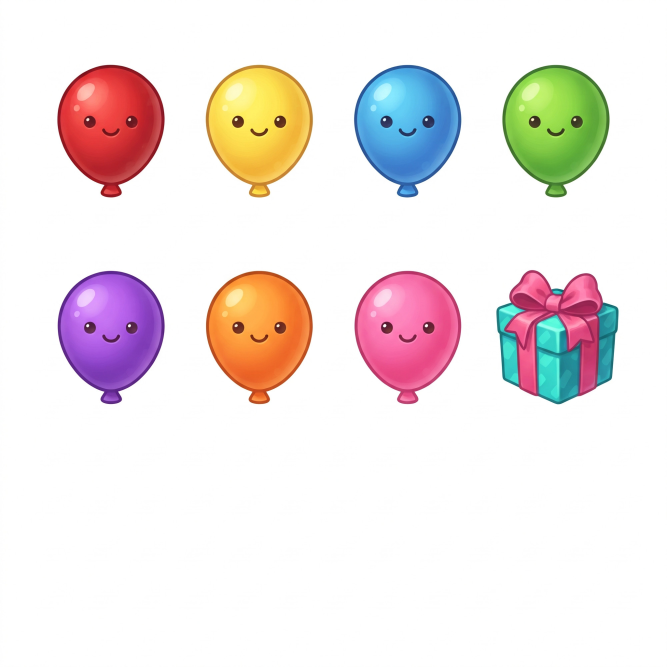
#> input picture godot/art_src/props_balloons.jpg, 2000 x 2000 px, found by its file name (shown at 1/3 size)
$ python make_balloons.py
#> lines starting #> are read from the running program, lines starting #| are printed output that depends on the picture; after the words box and inside, x2 and y2 are one past the last pixel; in counts of white or black regions, pixels touching at a corner belong together
### godot/tools/make_props.py
#!/usr/bin/env python3
"""Turns the generated prop sheets into drop-in replacements for drawn SVG art.

Each piece cut from a sheet (see cutout.py) is fitted into the box the old SVG
drawing filled on its canvas and saved as art/p/<name>.png at the same canvas
size, so World.tex(name) can hand it out in place of art/<name>.svg without any
caller changing its scale or offset. New props without an SVG get their own
canvas. Run from godot/:  python3 tools/make_props.py
"""
import subprocess
import sys
import tempfile
from pathlib import Path

import numpy as np
from PIL import Image

SRC = Path('art_src')
OUT = Path('art/p')
# old drawing boxes on their canvas: name -> (canvas w, h, box x, y, w, h)  (measured in Godot)
BOX = {
    'tree': (512, 512, 35, 12, 437, 458), 'bush': (512, 512, 61, 133, 400, 342),
    'cloud': (512, 512, 62, 124, 419, 222),
    'cake_cherry': (512, 512, 106, 55, 328, 401), 'cake_heart': (512, 512, 70, 113, 372, 333),
    'cake_star': (512, 512, 36, 34, 440, 412), 'cake_macaron': (512, 512, 92, 135, 328, 242),
    'food_cookie': (512, 512, 76, 84, 360, 344), 'cake_candle': (512, 512, 212, 75, 88, 399),
    'cake_flame': (512, 512, 180, 40, 152, 300), 'cake_stand': (512, 300, 9, 35, 494, 249),
    'cake_shaker': (512, 512, 144, 64, 224, 392),
    'garden_can': (512, 512, 0, 131, 401, 313), 'garden_soil': (512, 256, 30, 61, 452, 179),
    'garden_seed': (128, 128, 30, 17, 68, 96), 'garden_bee': (256, 256, 14, 13, 216, 205),
    'mouth_smile': (512, 512, 141, 211, 230, 101), 'mouth_open': (512, 512, 141, 201, 230, 131),
    'mouth_o': (512, 512, 181, 171, 150, 182), 'mouth_grin': (512, 512, 101, 191, 310, 168),
    'cheek': (512, 512, 67, 136, 378, 239),
    'food_apple': (512, 512, 85, 56, 342, 374), 'food_carrot': (512, 512, 148, 16, 218, 440),
    'food_banana': (512, 512, 96, 140, 340, 232), 'food_strawberry': (512, 512, 89, 130, 334, 326),
    'food_cheese': (512, 512, 84, 134, 352, 252), 'food_grapes': (512, 512, 112, 33, 282, 405),
    'food_fish': (512, 512, 84, 171, 382, 170), 'food_bone': (512, 512, 122, 85, 281, 288),
    # new props: canvas = the piece itself, bottom-centred
    'tree_blossom': (512, 512, 35, 12, 437, 458),
    'shroom_red': (256, 256, 28, 20, 200, 216), 'shroom_brown': (256, 256, 28, 20, 200, 216),
    'rock': (512, 512, 16, 120, 480, 340), 'clump_a': (512, 512, 30, 60, 452, 400),
    'clump_b': (512, 512, 30, 60, 452, 400),
}
BOTTOM = {'tree', 'tree_blossom', 'bush', 'cake_candle', 'garden_soil', 'shroom_red', 'shroom_brown',
          'rock', 'clump_a', 'clump_b', 'cake_stand'}
# fill the old box's height even if wider: the candle's flame is placed by its top
FULL_HEIGHT = {'cake_candle'}
# sheet, key, min-area, {piece index: name}
SHEETS = [
    ('props_cake', 'green', '0.0005', {1: '-', 2: 'cake_stand', 3: 'cake_candle', 4: 'cake_flame', 5: 'cake_cherry',
                                       6: 'cake_heart', 7: 'cake_star', 8: 'cake_macaron', 9: 'food_cookie_mac',
                                       10: 'cake_shaker'}),
    ('props_garden', 'magenta', '0.0015', {0: 'garden_can', 1: 'garden_soil', 2: 'garden_seed', 10: 'garden_bee'}),
    ('props_scenery', 'magenta', '0.0015', {0: 'tree', 1: 'tree_blossom', 2: 'bush', 3: 'cloud', 4: 'shroom_brown',
                                            5: 'shroom_red', 6: 'clump_a', 7: 'rock', 8: 'clump_b'}),
    ('props_food', 'magenta strict', '0.0015', {0: 'food_carrot', 1: 'food_apple', 2: 'food_banana', 3: 'food_strawberry',
                                                 4: 'food_cookie', 5: 'food_cheese', 6: 'food_grapes', 7: 'food_fish',
                                                 8: 'food_bone'}),
    ('mouths', 'green', '0.0015', {0: 'cheek', 1: 'mouth_smile', 4: 'mouth_open', 6: 'mouth_o', 8: 'mouth_grin'}),
]


# [15 lines left out: functions cut, strip_flame, not called in this run]


def fit(im: Image.Image, name: str) -> Image.Image:
    cw, ch, bx, by, bw, bh = BOX[name]
    s = min(bw / im.width, bh / im.height)
    if name in FULL_HEIGHT:
        s = bh / im.height
    w, h = max(1, round(im.width * s)), max(1, round(im.height * s))
    piece = im.resize((w, h), Image.LANCZOS)
    canvas = Image.new('RGBA', (cw, ch), (0, 0, 0, 0))
    x = bx + (bw - w) // 2
    y = by + bh - h if name in BOTTOM else by + (bh - h) // 2
    canvas.alpha_composite(piece, (x, y))
    return canvas


# [13 lines left out: function main, not called in this run]


# [2 lines that do not run on import are left out]

### godot/tools/make_balloons.py
#!/usr/bin/env python3
"""The balloon sheet came on white, not a key colour, and every balloon has a
face painted on. This cuts the pieces out by flooding the white in from the
edges (the dark outlines stop it), wipes the face off one balloon, turns it to
grey so the game can tint it any colour while keeping the painted shine, and
saves it with the gift box as art/p/balloon.png and art/p/present.png.
Run from godot/:  python3 tools/make_balloons.py
"""
import numpy as np
from PIL import Image
from scipy import ndimage

import make_props

im = np.asarray(Image.open('art_src/props_balloons.jpg').convert('RGB')).astype(np.float32)
white = (im.min(axis=2) > 225) & (im.max(axis=2) - im.min(axis=2) < 25)
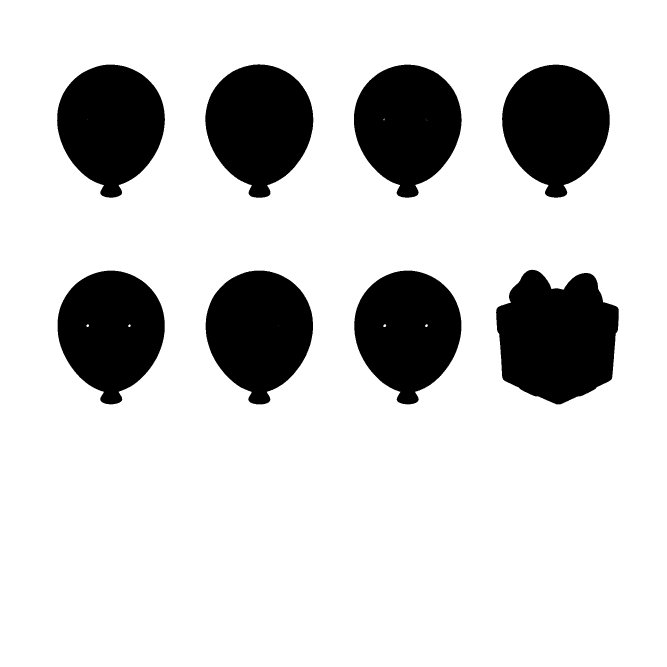
#> white: shape (2000, 2000) bool (shown at 1/3 size); 81% white; 8 black regions, largest, box (x1, y1, x2, y2) and area: (1488, 809, 1856, 1213) 112648, (616, 193, 940, 593) 92899, (617, 812, 939, 1213) 92801
lab, _ = ndimage.label(white)
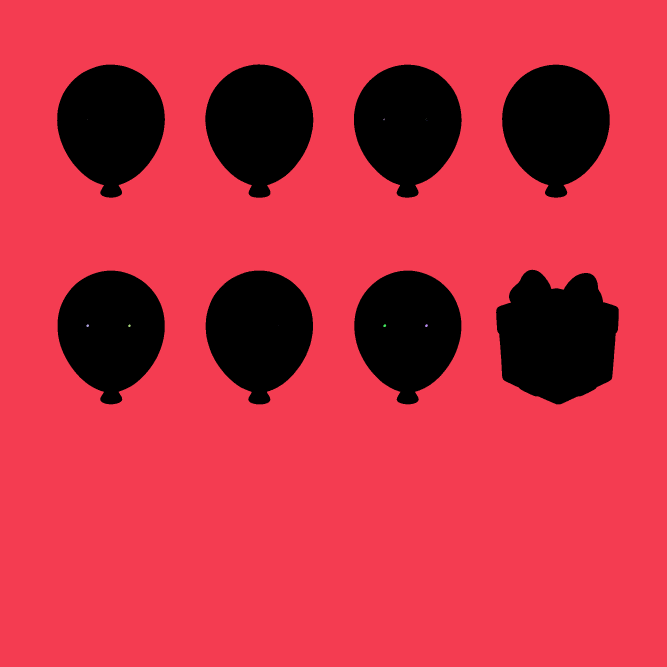
#> lab: shape (2000, 2000) int32 (shown at 1/3 size); 15 distinct labels, from 0 to 14; one colour per label, 0 black
edge = set(np.unique(np.concatenate([lab[0], lab[-1], lab[:, 0], lab[:, -1]]))) - {0}
#> edge = 1 item
bg = np.isin(lab, list(edge))
#> bg: shape (2000, 2000) bool; 81% white; 8 black regions, largest, box (x1, y1, x2, y2) and area: (1488, 809, 1856, 1213) 112648, (616, 193, 940, 593) 92899, (617, 812, 939, 1213) 92802
# soft edge: a pixel next to the background fades with how white it is
near = ndimage.binary_dilation(bg, iterations=2) & ~bg
#> near: shape (2000, 2000) bool; 0.42% white in thin lines or dots, all inside (x1, y1, x2, y2) = (171, 193, 1856, 1213)
wh = np.clip((im.min(axis=2) - 170) / 70, 0, 1)
alpha = np.where(bg, 0.0, np.where(near, 1 - wh, 1.0))
solid = ndimage.binary_fill_holes(~bg)
pl, n = ndimage.label(solid)
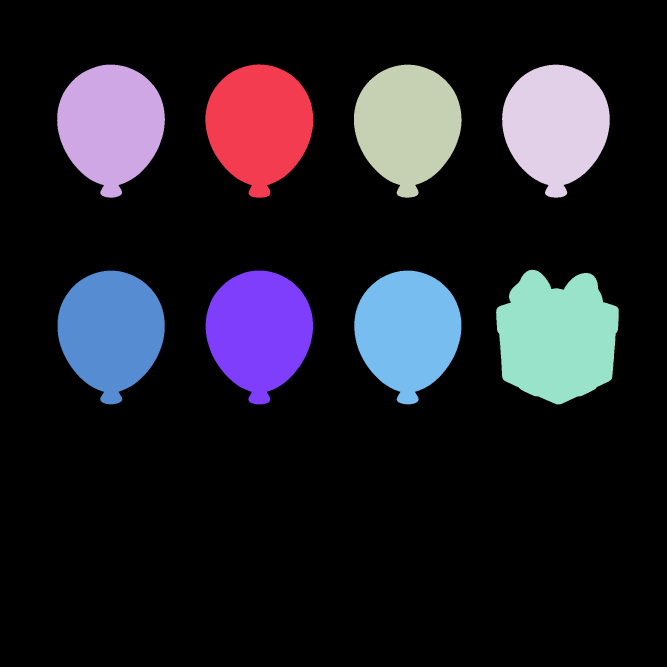
#> pl: shape (2000, 2000) int32 (shown at 1/3 size); 9 distinct labels, from 0 to 8; one colour per label, 0 black
#> n = 8
boxes = [s for i, s in enumerate(ndimage.find_objects(pl), 1) if (pl[s] == i).sum() > 20000]
#> boxes = 8 items
boxes.sort(key=lambda s: (round(s[0].start / 250), s[1].start))


def piece(s):
    rgba = np.dstack([im[s], alpha[s] * 255]).clip(0, 255).astype(np.uint8)
    return rgba


# --- the yellow balloon, faceless and grey
s = boxes[1]
rgb = im[s].copy()
a = alpha[s]
h, w = a.shape
#> h = 400; w = 324
lum = rgb @ np.array([0.3, 0.55, 0.15])
face = np.zeros_like(a, bool)
face[int(h * 0.25):int(h * 0.62), int(w * 0.15):int(w * 0.85)] = True
dark = face & (lum < lum[face].mean() - 25)
#> dark: shape (400, 324) bool; 2% white; 3 white regions, box (x1, y1, x2, y2) and area: (206, 154, 243, 191) 1007, (80, 154, 116, 191) 986, (135, 192, 189, 216) 622
dark = ndimage.binary_dilation(dark, iterations=6) & face
#> dark: shape (400, 324) bool; 3.8% white; 3 white regions, box (x1, y1, x2, y2) and area: (200, 148, 249, 197) 1762, (74, 148, 122, 197) 1740, (129, 186, 195, 222) 1444
# fill the face by letting the surrounding colour diffuse in
known = (~dark).astype(np.float32)
for _ in range(300):
    num = ndimage.uniform_filter(rgb * known[..., None], size=(5, 5, 1))
    den = ndimage.uniform_filter(known, size=5)
    est = num / np.maximum(den, 1e-4)[..., None]
    grow = dark & (den > 0.05)
    rgb = np.where(grow[..., None], est, rgb)
    known = np.where(grow, 1.0, known)
#> den: shape (400, 324) float32; every value is 1
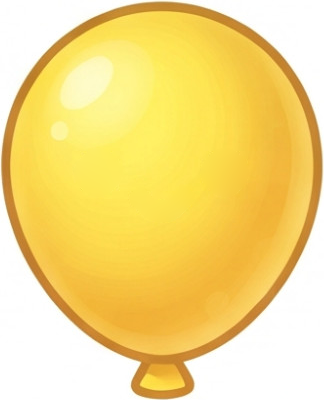
#> rgb: shape (400, 324, 3) float32; mean R, G, B 246.7, 219.3, 130.4
lum = rgb @ np.array([0.3, 0.55, 0.15])
body = np.median(lum[a > 0.9])
#> body = 201.9
grey = np.clip(lum / body * 0.88 * 255, 0, 255)
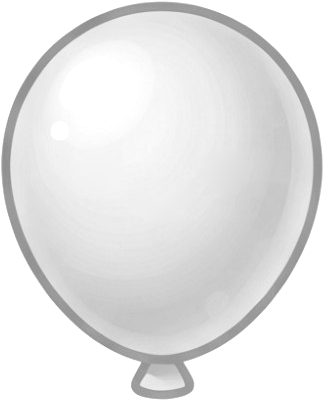
#> grey: shape (400, 324) float64; min 139.4, max 255, mean 229.7
out = Image.fromarray(np.dstack([grey, grey, grey, a * 255]).clip(0, 255).astype(np.uint8), 'RGBA')
make_props.BOX['balloon'] = (512, 512, 75, 40, 362, 430)
make_props.BOX['present'] = (512, 512, 84, 112, 344, 344)
make_props.fit(out, 'balloon').save('art/p/balloon.png')
#> in fit, `canvas = Image.new('RGBA', (cw, ch), (0, 0, 0, 0))`: canvas: PIL image 512x512 RGBA; every value is 0
make_props.fit(Image.fromarray(piece(boxes[7]), 'RGBA'), 'present').save('art/p/present.png')
#> in piece, `rgba = np.dstack([im[s], alpha[s] * 255]).clip(0, 255).astype(np.uint8)`:
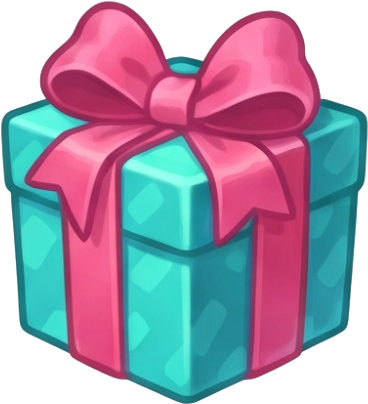
#> rgba: shape (404, 368, 4); mean R, G, B, A 165, 154.4, 173.4, 192.6; transparent parts drawn white
#> call 2 of fit, with name = 'present'
#> in fit (call 2), `cw, ch, bx, by, bw, bh = BOX[name]`: cw = 512; bx = 84; by = 112; bw = 344
#> in fit (call 2), `s = min(bw / im.width, bh / im.height)`: s = 0.851
#> in fit (call 2), `w, h = max(1, round(im.width * s)), max(1, round(im.height * s))`: w = 313; h = 344
#> in fit (call 2), `x = bx + (bw - w) // 2`: x = 99
#> in fit (call 2), `y = by + bh - h if name in BOTTOM else by + (bh - h) // 2`: y = 112
#> in fit (call 2), `canvas.alpha_composite(piece, (x, y))`:
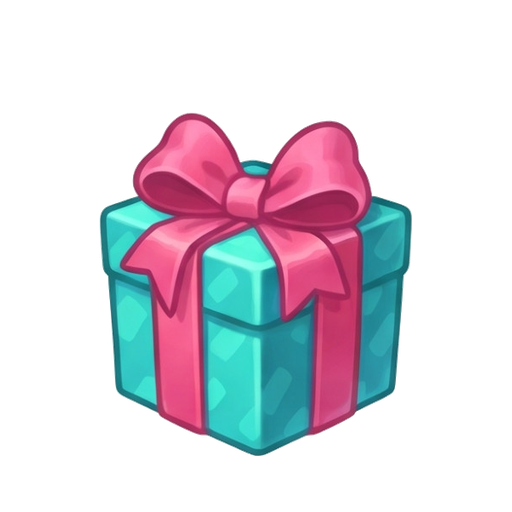
#> canvas: PIL image 512x512 RGBA; mean R, G, B, A 43.5, 39.2, 47, 79.1; transparent parts drawn white
print(len(boxes), 'pieces; balloon.png, present.png')
#| 8 pieces; balloon.png, present.png
